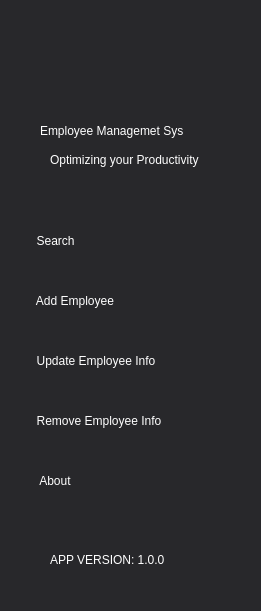
   <widget class="QWidget" name="LNavBar" native="true">
    <property name="geometry">
     <rect>
      <x>0</x>
      <y>0</y>
      <width>261</width>
      <height>611</height>
     </rect>
    </property>
    <property name="styleSheet">
     <string notr="true">background-color:rgb(40, 40, 43);

border:none;
</string>
    </property>
    <widget class="QPushButton" name="pushButton_2">
     <property name="geometry">
      <rect>
       <x>0</x>
       <y>460</y>
       <width>361</width>
       <height>41</height>
      </rect>
     </property>
     <property name="styleSheet">
      <string notr="true">QPushButton{
	text-align:left;
	padding-left:20px;
	font: 650 11pt &quot;Calibri&quot;;
	
	color:white;	
	
}

QPushButton:hover{
	text-align:left;
	padding-left:20px;
	border:none;
		font: 650 13pt &quot;Calibri&quot;;



	color:yellow;

}

</string>
     </property>
     <property name="text">
      <string>      About</string>
     </property>
     <property name="icon">
      <iconset resource="resource.qrc">
       <normaloff>:/img/images/icons8_Hand_50px.png</normaloff>:/img/images/icons8_Hand_50px.png</iconset>
     </property>
     <property name="iconSize">
      <size>
       <width>32</width>
       <height>32</height>
      </size>
     </property>
    </widget>
    <widget class="QPushButton" name="pushButton_6">
     <property name="geometry">
      <rect>
       <x>0</x>
       <y>400</y>
       <width>361</width>
       <height>41</height>
      </rect>
     </property>
     <property name="styleSheet">
      <string notr="true">QPushButton{
	text-align:left;
	padding-left:20px;
	font: 650 11pt &quot;Calibri&quot;;
	
	color:white;	
	
}

QPushButton:hover{
	text-align:left;
	padding-left:20px;
	border:none;
		font: 650 13pt &quot;Calibri&quot;;



	color:yellow;

}

</string>
     </property>
     <property name="text">
      <string>     Remove Employee Info</string>
     </property>
     <property name="icon">
      <iconset resource="resource.qrc">
       <normaloff>:/img/images/icons8_Remove_User_Male_50px.png</normaloff>:/img/images/icons8_Remove_User_Male_50px.png</iconset>
     </property>
     <property name="iconSize">
      <size>
       <width>35</width>
       <height>35</height>
      </size>
     </property>
    </widget>
    <widget class="QPushButton" name="pushButton_7">
     <property name="geometry">
      <rect>
       <x>0</x>
       <y>340</y>
       <width>361</width>
       <height>41</height>
      </rect>
     </property>
     <property name="styleSheet">
      <string notr="true">QPushButton{
	text-align:left;
	padding-left:20px;
	font: 650 11pt &quot;Calibri&quot;;
	
	color:white;	
	
}

QPushButton:hover{
	text-align:left;
	padding-left:20px;
	border:none;
		font: 650 13pt &quot;Calibri&quot;;



	color:yellow;

}

</string>
     </property>
     <property name="text">
      <string>     Update Employee Info</string>
     </property>
     <property name="icon">
      <iconset resource="resource.qrc">
       <normaloff>:/img/images/icons8_Registration_50px.png</normaloff>:/img/images/icons8_Registration_50px.png</iconset>
     </property>
     <property name="iconSize">
      <size>
       <width>35</width>
       <height>35</height>
      </size>
     </property>
    </widget>
    <widget class="QPushButton" name="pushButton_8">
     <property name="geometry">
      <rect>
       <x>0</x>
       <y>280</y>
       <width>361</width>
       <height>41</height>
      </rect>
     </property>
     <property name="styleSheet">
      <string notr="true">QPushButton{
	text-align:left;
	padding-left:20px;
	font: 650 11pt &quot;Calibri&quot;;
	
	color:white;	
	
}

QPushButton:hover{
	text-align:left;
	padding-left:20px;
	border:none;
		font: 650 13pt &quot;Calibri&quot;;



	color:yellow;

}

</string>
     </property>
     <property name="text">
      <string>     Add Employee </string>
     </property>
     <property name="icon">
      <iconset resource="resource.qrc">
       <normaloff>:/img/images/icons8_Add_User_Male_50px.png</normaloff>:/img/images/icons8_Add_User_Male_50px.png</iconset>
     </property>
     <property name="iconSize">
      <size>
       <width>35</width>
       <height>35</height>
      </size>
     </property>
    </widget>
    <widget class="QPushButton" name="pushButton_9">
     <property name="geometry">
      <rect>
       <x>0</x>
       <y>220</y>
       <width>361</width>
       <height>41</height>
      </rect>
     </property>
     <property name="styleSheet">
      <string notr="true">QPushButton{
	text-align:left;
	padding-left:20px;
	font: 650 11pt &quot;Calibri&quot;;
	
	color:white;	
	
}

QPushButton:hover{
	text-align:left;
	padding-left:20px;
	border:none;
		font: 650 13pt &quot;Calibri&quot;;



	color:yellow;

}

</string>
     </property>
     <property name="text">
      <string>     Search</string>
     </property>
     <property name="icon">
      <iconset resource="resource.qrc">
       <normaloff>:/img/images/icons8_Find_User_Male_50px.png</normaloff>:/img/images/icons8_Find_User_Male_50px.png</iconset>
     </property>
     <property name="iconSize">
      <size>
       <width>35</width>
       <height>35</height>
      </size>
     </property>
    </widget>
    <widget class="QLabel" name="label_72">
     <property name="geometry">
      <rect>
       <x>80</x>
       <y>20</y>
       <width>101</width>
       <height>91</height>
      </rect>
     </property>
     <property name="styleSheet">
      <string notr="true">color:white;</string>
     </property>
     <property name="text">
      <string/>
     </property>
     <property name="pixmap">
      <pixmap resource="upd.qrc">:/new/prefix1/updated_logo/favpng_small-business-company-office-corporation.png</pixmap>
     </property>
     <property name="scaledContents">
      <bool>true</bool>
     </property>
    </widget>
    <widget class="QLabel" name="label_73">
     <property name="geometry">
      <rect>
       <x>40</x>
       <y>120</y>
       <width>251</width>
       <height>21</height>
      </rect>
     </property>
     <property name="styleSheet">
      <string notr="true">color:white;
font: 700 12pt &quot;Segoe UI&quot;;</string>
     </property>
     <property name="text">
      <string>Employee Managemet Sys</string>
     </property>
    </widget>
    <widget class="QLabel" name="label_74">
     <property name="geometry">
      <rect>
       <x>50</x>
       <y>150</y>
       <width>261</width>
       <height>20</height>
      </rect>
     </property>
     <property name="styleSheet">
      <string notr="true">color:white;
font: italic 10pt &quot;Segoe UI&quot;;
</string>
     </property>
     <property name="text">
      <string>Optimizing your Productivity</string>
     </property>
    </widget>
    <widget class="QLabel" name="label_78">
     <property name="geometry">
      <rect>
       <x>50</x>
       <y>550</y>
       <width>261</width>
       <height>20</height>
      </rect>
     </property>
     <property name="styleSheet">
      <string notr="true">color:white;
font: italic 10pt &quot;Segoe UI&quot;;
</string>
     </property>
     <property name="text">
      <string>APP VERSION: 1.0.0</string>
     </property>
    </widget>
   </widget>
